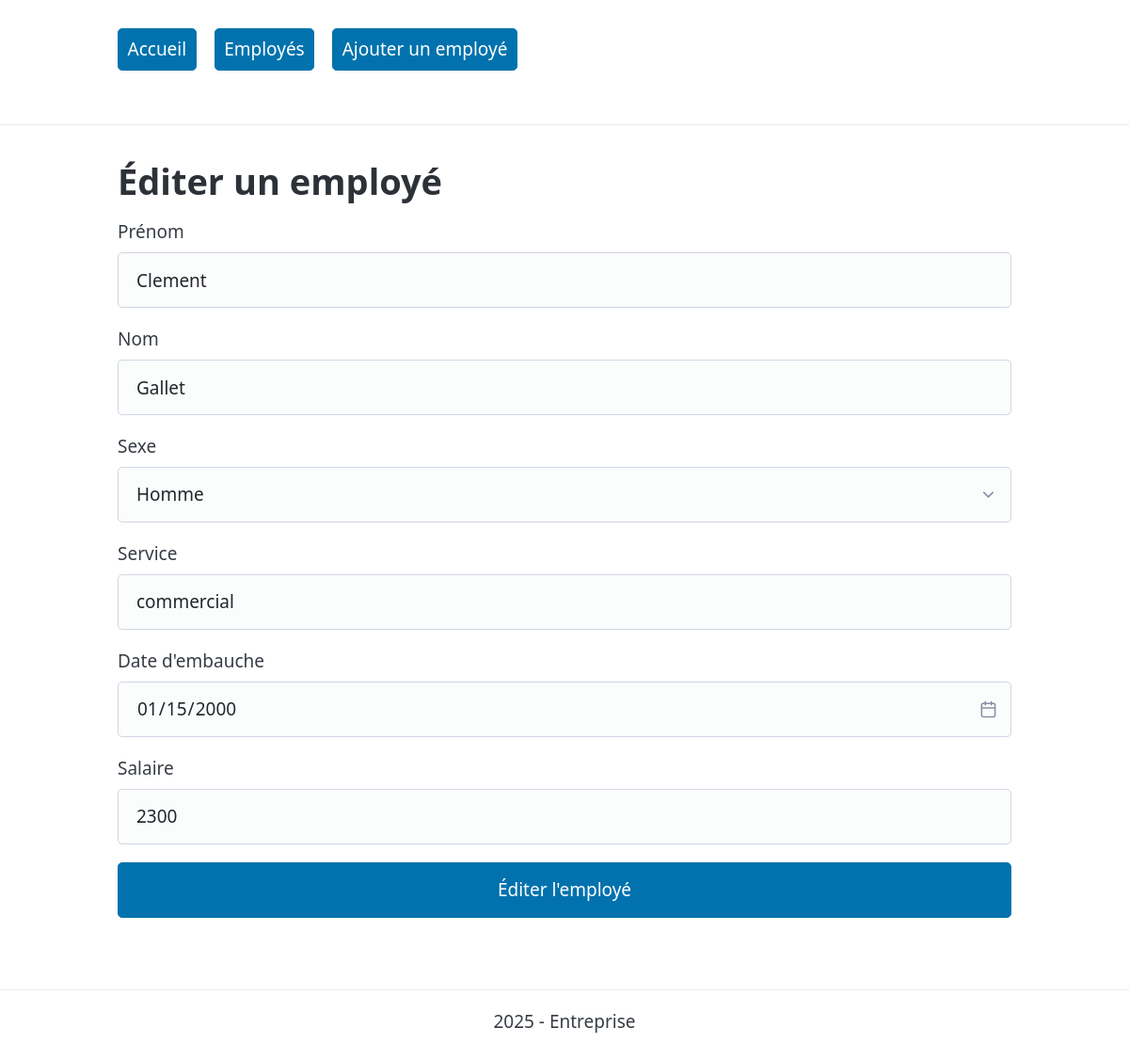
The app's page /employes/edit-employe.php?id=388 with its own data.
### tables this page shows
CREATE TABLE `employes` (
  `id_employes` int NOT NULL AUTO_INCREMENT,
  `prenom` varchar(20) DEFAULT NULL,
  `nom` varchar(20) DEFAULT NULL,
  `sexe` enum('m','f') NOT NULL,
  `service` varchar(30) DEFAULT NULL,
  `date_embauche` date DEFAULT NULL,
  `salaire` float DEFAULT NULL,
  PRIMARY KEY (id_employes)
);

### employes/edit-employe.php (called while the page is built, shortened)
<?php
include dirname(__DIR__) . '/fonctions.php';
require dirname(__DIR__) . '/connexiondb.php';
$idEditEmploye = $_GET['id'] ?? null;
$employe = getEmploye($pdo, $idEditEmploye);
include PATH_PROJET . '/views/employes/edit-employe-view.php';

### fonctions.php (called while the page is built, shortened)
<?php
function getEmploye($pdo, $idParam)
{
    $sql = "SELECT * FROM employes WHERE id_employes = :id";
    $stmt = $pdo->prepare($sql);
    $stmt->execute([
        ':id' => $idParam
    ]);
    return $stmt->fetch();
}

### views/employes/edit-employe-view.php (the view, shortened to what this page needs)
<?php
require PATH_PROJET . '/views/partials/header.php';
?>
<h1>Éditer un employé</h1>
<form action="?id=<?= $employe['id_employes']; ?>" method="POST">
    <div>
        <label for="prenom">Prénom</label>
        <input type="text" name="prenom" value="<?= htmlspecialchars($employe['prenom']); ?>" required>
    </div>
    <div>
        <label for="nom">Nom</label>
        <input type="text" name="nom" value="<?= htmlspecialchars($employe['nom']); ?>" required>
    </div>
    <div>
        <label for="sexe">Sexe</label>
        <select name="sexe" required>
            <option value="m" <?= $employe['sexe']=='m'?'selected':'' ?>>Homme</option>
        </select>
    </div>
    <div>
        <label for="service">Service</label>
        <input type="text" name="service" value="<?= htmlspecialchars($employe['service']); ?>">
    </div>
    <div>
        <label for="date_embauche">Date d'embauche</label>
        <input type="date" name="date_embauche" value="<?= $employe['date_embauche']; ?>">
    </div>
    <div>
        <label for="salaire">Salaire</label>
        <input type="number" step="0.01" name="salaire" value="<?= $employe['salaire']; ?>">
    </div>
    <div>
        <button type="submit" name="envoyer">Éditer l'employé</button>
    </div>
</form>
<?php require PATH_PROJET . '/views/partials/footer.php'; ?>

### records on screen
employes: prenom "Clement", nom "Gallet", sexe "Homme", service "commercial", date_embauche "01/15/2000", salaire "2300"
